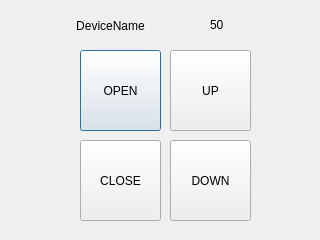
<?xml version="1.0" encoding="UTF-8"?>
<ui version="4.0">
 <class>Dialog</class>
 <widget class="QDialog" name="Dialog">
  <property name="geometry">
   <rect>
    <x>0</x>
    <y>0</y>
    <width>320</width>
    <height>240</height>
   </rect>
  </property>
  <property name="windowTitle">
   <string>Dialog</string>
  </property>
  <widget class="QPushButton" name="btn_open">
   <property name="geometry">
    <rect>
     <x>80</x>
     <y>50</y>
     <width>81</width>
     <height>81</height>
    </rect>
   </property>
   <property name="text">
    <string>OPEN</string>
   </property>
  </widget>
  <widget class="QLabel" name="label_name">
   <property name="geometry">
    <rect>
     <x>30</x>
     <y>10</y>
     <width>161</width>
     <height>31</height>
    </rect>
   </property>
   <property name="text">
    <string>DeviceName</string>
   </property>
   <property name="alignment">
    <set>Qt::AlignCenter</set>
   </property>
  </widget>
  <widget class="QLabel" name="label_state">
   <property name="geometry">
    <rect>
     <x>210</x>
     <y>9</y>
     <width>91</width>
     <height>31</height>
    </rect>
   </property>
   <property name="text">
    <string>50</string>
   </property>
  </widget>
  <widget class="QPushButton" name="btn_up">
   <property name="geometry">
    <rect>
     <x>170</x>
     <y>50</y>
     <width>81</width>
     <height>81</height>
    </rect>
   </property>
   <property name="text">
    <string>UP</string>
   </property>
  </widget>
  <widget class="QPushButton" name="btn_close">
   <property name="geometry">
    <rect>
     <x>80</x>
     <y>140</y>
     <width>81</width>
     <height>81</height>
    </rect>
   </property>
   <property name="text">
    <string>CLOSE</string>
   </property>
  </widget>
  <widget class="QPushButton" name="btn_down">
   <property name="geometry">
    <rect>
     <x>170</x>
     <y>140</y>
     <width>81</width>
     <height>81</height>
    </rect>
   </property>
   <property name="text">
    <string>DOWN</string>
   </property>
  </widget>
 </widget>
 <resources/>
 <connections/>
</ui>
